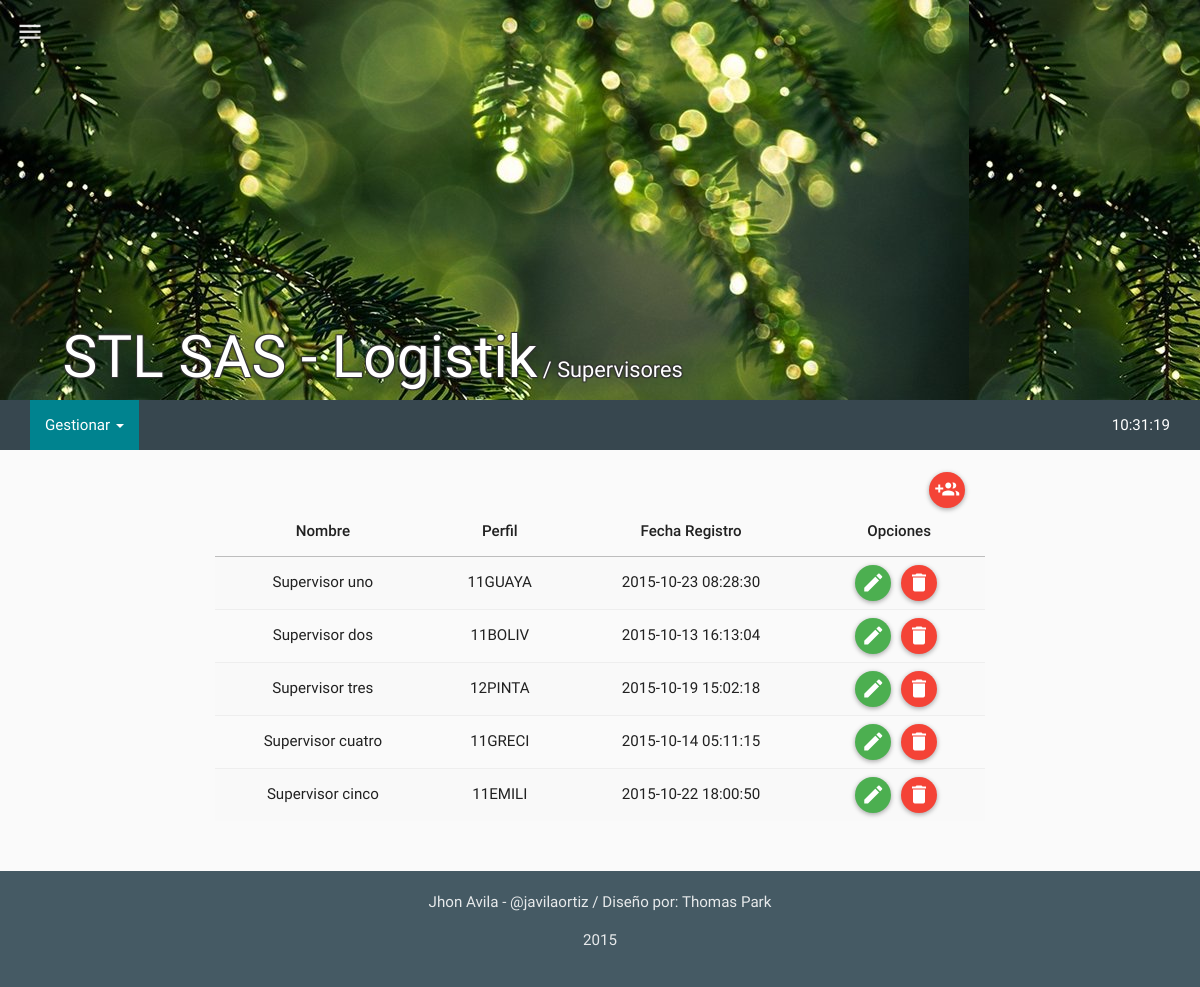
/mods/supervisores/supervisores.php (signed in), run on the app's committed database.
### tables this page shows
CREATE TABLE IF NOT EXISTS `tbl_supervisores` (
  `su_id` int(11) NOT NULL,
  `su_nombre` varchar(60) NOT NULL,
  `su_fi_id` int(11) NOT NULL,
  `su_timestamp` timestamp NOT NULL DEFAULT CURRENT_TIMESTAMP ON UPDATE CURRENT_TIMESTAMP,
  `su_created` int(11) NOT NULL,
  `su_estado` int(11) NOT NULL
);

CREATE TABLE IF NOT EXISTS `tbl_fincas` (
  `fi_id` int(11) NOT NULL,
  `fi_codigo` varchar(10) NOT NULL,
  `fi_sn_id` int(11) NOT NULL,
  `fi_timestamp` timestamp NOT NULL DEFAULT CURRENT_TIMESTAMP ON UPDATE CURRENT_TIMESTAMP,
  `fi_created` int(11) NOT NULL,
  `fi_estado` int(11) NOT NULL
);

### php/supervisores.php (the view, shortened to what this page needs)
<?php
class supervisores{
  function get_supervisores(){
    $rt = new route();
    if(isset($_SESSION["ses_id"])){
      $qry='SELECT * FROM tbl_supervisores AS S
            INNER JOIN tbl_fincas AS F ON F.fi_id = S.su_fi_id
            WHERE S.su_estado=1;';
      $res = mysql_query($qry);
      $item =" ";
      $script ="<script>$(document).ready(function(){";
      while($row_res = mysql_fetch_assoc($res)) {
        $fn = "editar_usuario(".$row_res["su_id"].", '".$row_res["su_nombre"]."',".$row_res["su_fi_id"].", this)";
        $item.='
              <tr>
                <td>'.$row_res["su_nombre"].'</td>
                <td>'.$row_res["fi_codigo"].'</td>
                <td>'.$row_res["fi_timestamp"].'</td>
                <td>
                  <div onClick="'.$fn.'" class="btn btn-floating-mini btn-success" title="Modificar"><i class="md md-edit"></i> </div>
                  <div id="del-button" onClick="borrar_usuario('.$row_res["su_id"].', this)" class="btn btn-floating-mini btn-danger" title="Borrar"><i class="md md-delete"></i> </div>
                </td>
              </tr>
        ';
        $script.='';
      }
      $script.='});</script>';
    }
    else{$rt->routing($rt->path("login"));}
    $html='
          <table class="table table-striped table-hover ">
            <thead>
              <tr>
                <th>Nombre</th>
                <th>Perfil</th>
                <th>Fecha Registro</th>
                <th>Opciones</th>
              </tr>
            </thead>
            <tbody>
              '.$item.'
            </tbody>
          </table>
    ';
    return $script.$html;
  }
}
?>

### data on the page
tbl_supervisores: su_nombre "Supervisor uno", tbl_fincas.fi_codigo "11GUAYA", tbl_fincas.fi_timestamp "2015-10-23 08:28:30"
tbl_supervisores: su_nombre "Supervisor dos", tbl_fincas.fi_codigo "11BOLIV", tbl_fincas.fi_timestamp "2015-10-13 16:13:04"
tbl_supervisores: su_nombre "Supervisor tres", tbl_fincas.fi_codigo "12PINTA", tbl_fincas.fi_timestamp "2015-10-19 15:02:18"
tbl_supervisores: su_nombre "Supervisor cuatro", tbl_fincas.fi_codigo "11GRECI", tbl_fincas.fi_timestamp "2015-10-14 05:11:15"
tbl_supervisores: su_nombre "Supervisor cinco", tbl_fincas.fi_codigo "11EMILI", tbl_fincas.fi_timestamp "2015-10-22 18:00:50"

### other printed values
$html_snippet->app_name("001", " / Supervisores") "STL SAS - Logistik"
$a "/ Supervisores"
